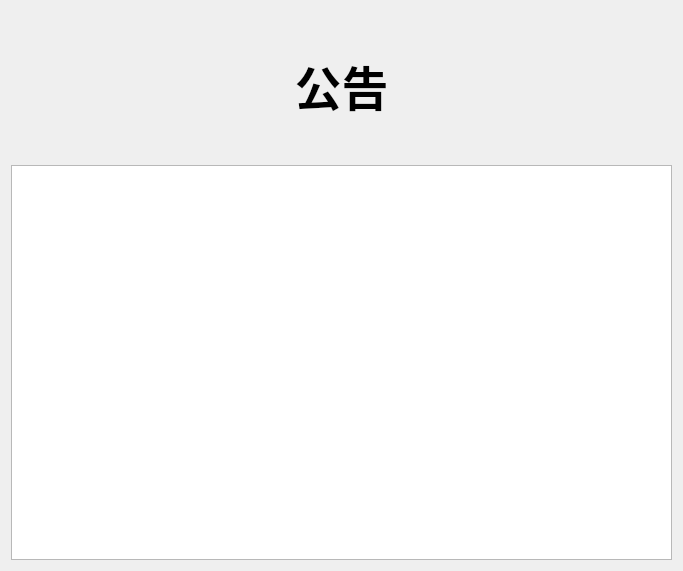
<?xml version="1.0" encoding="UTF-8"?>
<ui version="4.0">
 <class>NoticeWidget</class>
 <widget class="QWidget" name="NoticeWidget">
  <property name="geometry">
   <rect>
    <x>0</x>
    <y>0</y>
    <width>683</width>
    <height>571</height>
   </rect>
  </property>
  <property name="windowTitle">
   <string>Form</string>
  </property>
  <layout class="QHBoxLayout" name="horizontalLayout">
   <item>
    <layout class="QVBoxLayout" name="verticalLayout" stretch="3,8">
     <item>
      <widget class="QLabel" name="label">
       <property name="font">
        <font>
         <pointsize>35</pointsize>
         <bold>true</bold>
        </font>
       </property>
       <property name="text">
        <string>公告</string>
       </property>
       <property name="alignment">
        <set>Qt::AlignmentFlag::AlignCenter</set>
       </property>
      </widget>
     </item>
     <item>
      <widget class="QListWidget" name="listWidget"/>
     </item>
    </layout>
   </item>
  </layout>
 </widget>
 <resources/>
 <connections/>
</ui>
